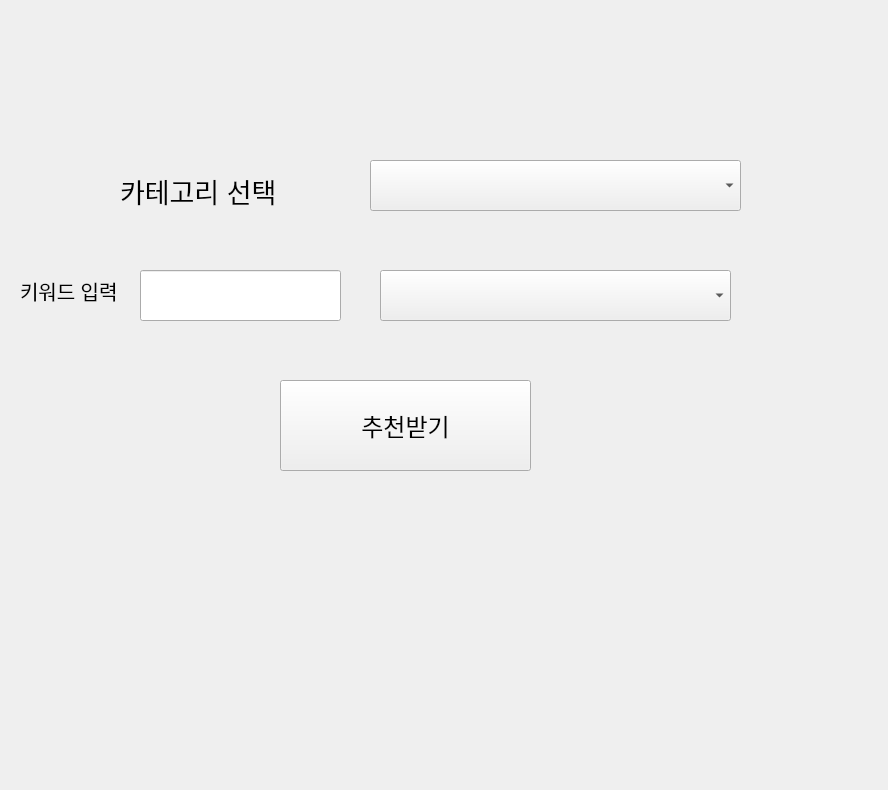
<?xml version="1.0" encoding="UTF-8"?>
<ui version="4.0">
 <class>Form</class>
 <widget class="QWidget" name="Form">
  <property name="geometry">
   <rect>
    <x>0</x>
    <y>0</y>
    <width>888</width>
    <height>790</height>
   </rect>
  </property>
  <property name="windowTitle">
   <string>Form</string>
  </property>
  <widget class="QComboBox" name="cmb_category">
   <property name="geometry">
    <rect>
     <x>370</x>
     <y>160</y>
     <width>371</width>
     <height>51</height>
    </rect>
   </property>
  </widget>
  <widget class="QLabel" name="label">
   <property name="geometry">
    <rect>
     <x>120</x>
     <y>160</y>
     <width>221</width>
     <height>61</height>
    </rect>
   </property>
   <property name="font">
    <font>
     <pointsize>20</pointsize>
    </font>
   </property>
   <property name="text">
    <string>카테고리 선택</string>
   </property>
  </widget>
  <widget class="QComboBox" name="cmb_sub">
   <property name="geometry">
    <rect>
     <x>380</x>
     <y>270</y>
     <width>351</width>
     <height>51</height>
    </rect>
   </property>
  </widget>
  <widget class="QLineEdit" name="le_keyword">
   <property name="geometry">
    <rect>
     <x>140</x>
     <y>270</y>
     <width>201</width>
     <height>51</height>
    </rect>
   </property>
  </widget>
  <widget class="QLabel" name="label_2">
   <property name="geometry">
    <rect>
     <x>20</x>
     <y>270</y>
     <width>121</width>
     <height>41</height>
    </rect>
   </property>
   <property name="font">
    <font>
     <pointsize>15</pointsize>
    </font>
   </property>
   <property name="text">
    <string>키워드 입력</string>
   </property>
  </widget>
  <widget class="QPushButton" name="btn_result">
   <property name="geometry">
    <rect>
     <x>280</x>
     <y>380</y>
     <width>251</width>
     <height>91</height>
    </rect>
   </property>
   <property name="font">
    <font>
     <pointsize>18</pointsize>
    </font>
   </property>
   <property name="text">
    <string>추천받기</string>
   </property>
  </widget>
  <widget class="QLabel" name="lbl_result">
   <property name="geometry">
    <rect>
     <x>60</x>
     <y>510</y>
     <width>751</width>
     <height>231</height>
    </rect>
   </property>
   <property name="text">
    <string/>
   </property>
  </widget>
 </widget>
 <resources/>
 <connections/>
</ui>
